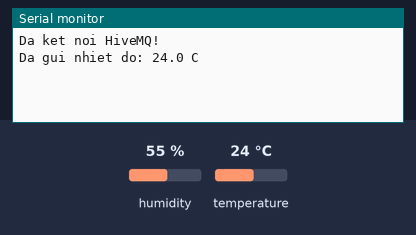
Bench run of a sketch on a simulated ESP32. Shown: the last lines printed to the serial monitor. The inputs (shaded band) are chosen by the test bench; at power-on: temperature 24 °C, humidity 55 %. WiFi joins after 1.5 s; servers stay silent unless stated; random numbers use the default seed unless the sketch sets one; no MQTT or app messages arrive unless stated.

Above: at 2.7 s.
2.8 s: temperature set to 12 °C
At 4.1 s:
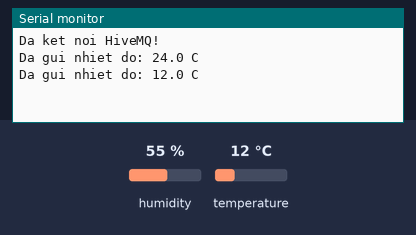
5.5 s: temperature set to 19 °C
At 6.1 s:
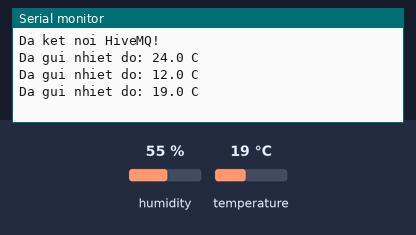
Timing chart, 0 to 8.5 s (numbered marks = the images above; inputs shaded):
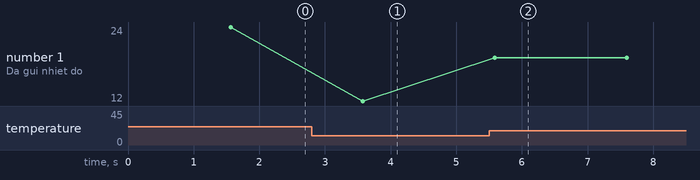

The sketch:

sketch.ino
```cpp
#include <WiFi.h>
#include <PubSubClient.h>
#include "DHTesp.h"

const char* ssid = "Wokwi-GUEST";
const char* password = "";
const char* mqtt_server = "broker.hivemq.com";
const char* topic_temp = "iot_wokwi_demo_2026/temperature_bai1";

const int DHT_PIN = 15;
DHTesp dhtSensor;
WiFiClient espClient;
PubSubClient client(espClient);

void setup_wifi() {
  WiFi.begin(ssid, password);
  while (WiFi.status() != WL_CONNECTED) {
    delay(500);
  }
}

void reconnect() {
  while (!client.connected()) {
    String clientId = "ESP32_Sender_Bai1_" + String(random(0xffff), HEX);
    if (client.connect(clientId.c_str())) {
      Serial.println("Da ket noi HiveMQ!");
    } else {
      delay(2000);
    }
  }
}

void setup() {
  Serial.begin(115200);
  dhtSensor.setup(DHT_PIN, DHTesp::DHT22);
  setup_wifi();
  client.setServer(mqtt_server, 1883);
}

void loop() {
  if (!client.connected()) {
    reconnect();
  }
  client.loop();

  TempAndHumidity data = dhtSensor.getTempAndHumidity();
  float temp = data.temperature;

  if (!isnan(temp)) {
    String tempStr = String(temp, 1);
    client.publish(topic_temp, tempStr.c_str());
    Serial.println("Da gui nhiet do: " + tempStr + " C");
  }
  delay(2000);
}
```

Measured:
- after the input at 2.8 s, the serial monitor: prints a new line after 0.77 s (image 1)
- after the input at 5.5 s, the serial monitor: prints a new line after 0.09 s (image 2)
- plotted number 1: 24 → 12 after the input at 2.8 s, 12 → 19 after the input at 5.5 s
